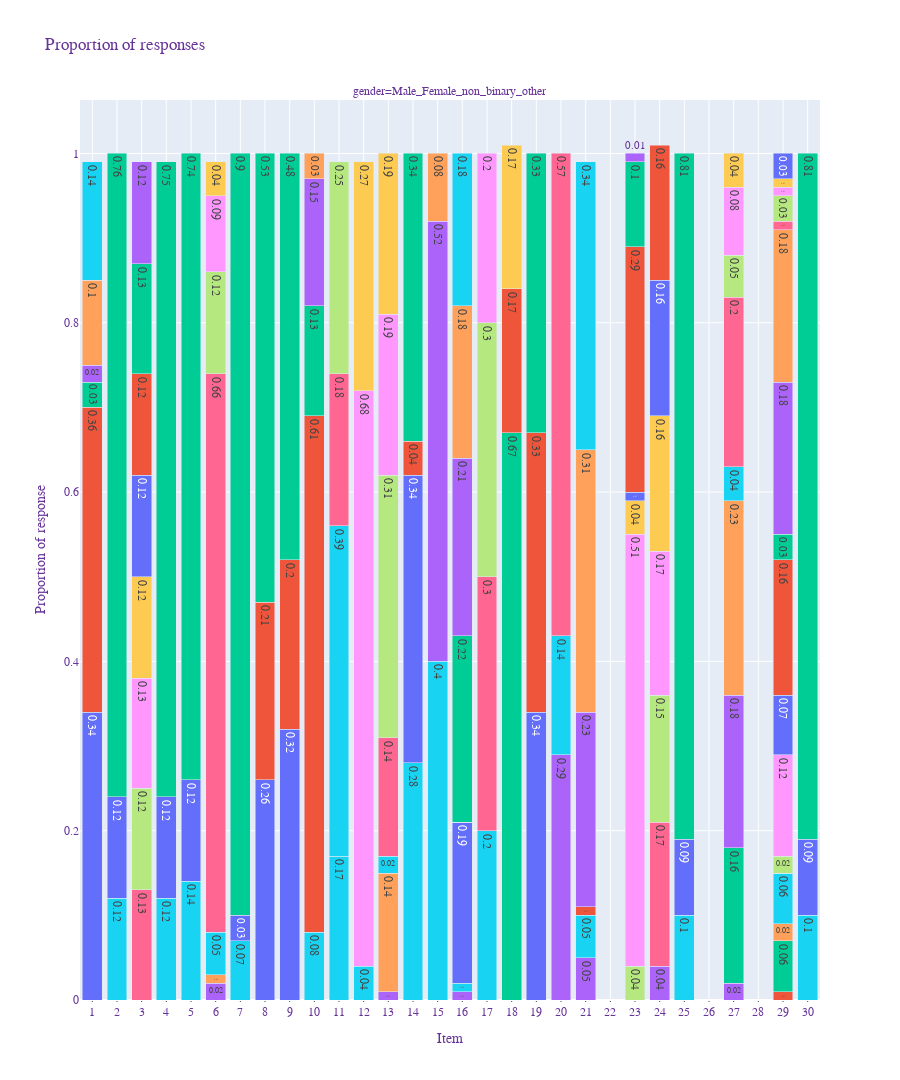

Here is the notebook cell this chart was saved with:
### Code cell
cdf = gxdf.groupby(["Group", "Description", "Composite", "Tag", "Variable", "gender"])["Option"].agg(lambda x: """','""".join(x[x != ''])).reset_index()
nx = ("""'"""+cdf['Option'].astype(str)+"""'""").apply(lambda x: pd.Series(x)).stack().reset_index() # convert string to series
cdf['rating'] = nx.iloc[:,2]

wo = []
for i in range(len(cdf['rating'])) : 
    wo.append(pd.Series(cdf.iloc[i, 7]).apply(ast.literal_eval).apply(lambda x: pd.Series(x)).stack().value_counts())

    
vc = pd.DataFrame(wo)
ndfx = pd.concat([cdf, vc], axis=1)
del ndfx['Option']


hr = pd.read_csv("/home/mrinalmanu/Documents/iglas_le/metadata.csv", sep=':', low_memory=False)
del hr["Description"]
del hr["Group"]
del hr["Composite"]
del hr["Tag"]
t_hr = pd.merge(ndfx, hr, on='Variable')
del t_hr["rating"]

del t_hr["Variable"]
del t_hr["Option"]



lex = t_hr.set_index(['Group','Description', 'Composite', 'Tag', 'gender']).stack().reset_index()
# rename columns 2 and 3



lex["Option"] = lex['level_5']
lex["Count"] = lex[0]

del lex['level_5']
del lex[0]


snorlex = lex[lex['Tag'] != 'General']
xn = snorlex.groupby(['Group','Description', 'Option', 'gender'])['Count'].mean().round(2).reset_index()
x = snorlex.groupby(['Group','Description', 'Option', 'gender'])['Count'].mean().round(2)
xf = x.groupby(level=[0, 1]).apply(lambda g: g / g.sum()).round(2).reset_index()

xf['gender'] = xf['gender'].map(str)
filter = xf["gender"] != 'Prefer not to say'
xf = xf[filter]
filter = xf["gender"] != 'Gender non-binary'
xf = xf[filter]

fig = px.bar(xf, x="Group", color="Option",
             y='Count',
             title="A Grouped Bar Chart for all variables divided by gender",
             barmode='group',
             height=1080,
             text_auto=True,             
             facet_col="gender",
             facet_col_wrap=1
             
            )
fig.update_layout(
    title="Proportion of responses",
    xaxis_title="Item",
    yaxis_title="Proportion of response",
    legend_title="Options",
    font=dict(
        family="Courier New, monospace",
        size=12,
        color="RebeccaPurple"
    ),
barmode="stack",
)

fig.update_traces(showlegend=False)
fig.update_traces(marker_showscale=False)

fig.update_xaxes(
    showgrid=True,
    ticks="outside",
    tickson="boundaries",
    ticklen=1,
    tickmode='linear'
)

fig.show()
